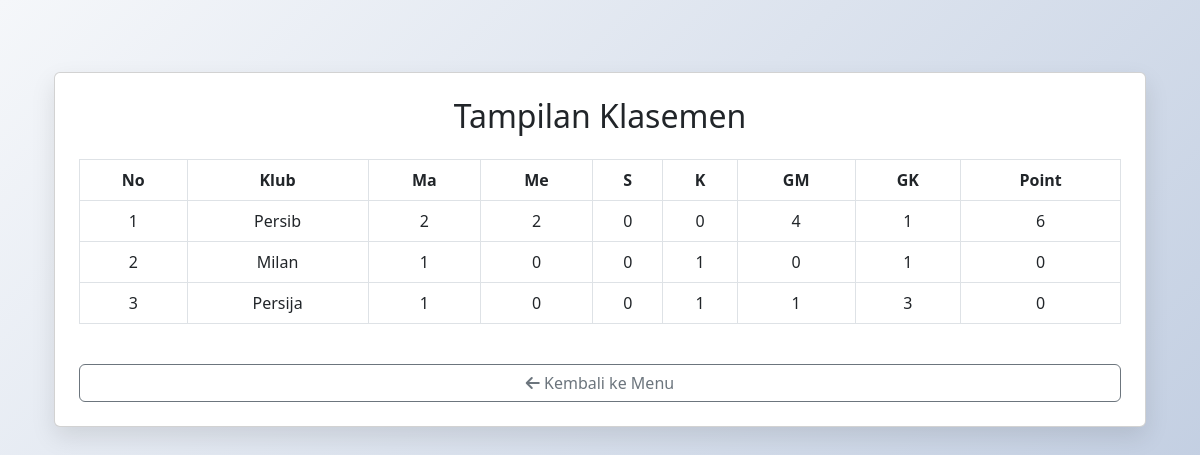
/klasemen.php, run on an earlier commit of the app's database.
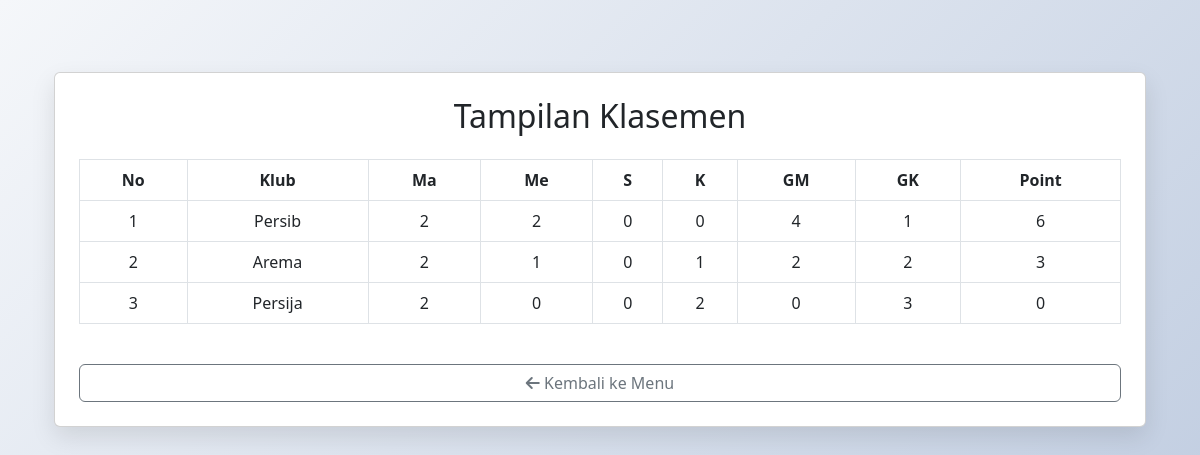
And on a later commit of the database.
### tables this page shows
CREATE TABLE `pertandingan` (
  `id` int(11) NOT NULL,
  `klub1_id` int(11) DEFAULT NULL,
  `klub2_id` int(11) DEFAULT NULL,
  `skor_klub1` int(11) DEFAULT NULL,
  `skor_klub2` int(11) DEFAULT NULL
);

### klasemen.php (the view, shortened to what this page needs)
<?php
include 'koneksi.php';
$klasemen = [];
$klub_query = $conn->query("SELECT * FROM klub");
while ($klub = $klub_query->fetch_assoc()) {
    $klasemen[$klub['id']] = [
        'nama' => $klub['nama'],
        'main' => 0,
        'menang' => 0,
        'seri' => 0,
        'kalah' => 0,
        'gm' => 0,
        'gk' => 0,
        'poin' => 0
    ];
}
$match_query = $conn->query("SELECT * FROM pertandingan");
while ($m = $match_query->fetch_assoc()) {
    $id1 = $m['klub1_id'];
    $id2 = $m['klub2_id'];
    $s1 = $m['skor_klub1'];
    $s2 = $m['skor_klub2'];
    $klasemen[$id1]['main']++;
    $klasemen[$id2]['main']++;
    $klasemen[$id1]['gm'] += $s1;
    $klasemen[$id1]['gk'] += $s2;
    $klasemen[$id2]['gm'] += $s2;
    $klasemen[$id2]['gk'] += $s1;
    if ($s1 > $s2) {
        $klasemen[$id1]['menang']++;
        $klasemen[$id1]['poin'] += 3;
        $klasemen[$id2]['kalah']++;
    } elseif ($s1 < $s2) {
        $klasemen[$id2]['menang']++;
        $klasemen[$id2]['poin'] += 3;
        $klasemen[$id1]['kalah']++;
    } else {
        $klasemen[$id1]['seri']++;
        $klasemen[$id2]['seri']++;
        $klasemen[$id1]['poin']++;
        $klasemen[$id2]['poin']++;
    }
}
usort($klasemen, function($a, $b) {
    if ($b['poin'] === $a['poin']) {
        $selisihA = $a['gm'] - $a['gk'];
        $selisihB = $b['gm'] - $b['gk'];
        return $selisihB <=> $selisihA;
    }
    return $b['poin'] <=> $a['poin'];
});
?>
<?php include 'header.php'; ?>
    <link rel="stylesheet" href="https://cdn.jsdelivr.net/npm/bootstrap@5.3.0/dist/css/bootstrap.min.css">
</head>
<body class="container mt-4">
    <h2 class="text-center mb-4">Tampilan Klasemen</h2>
    <table class="table table-bordered text-center">
        <thead>
            <tr>
                <th>No</th><th>Klub</th><th>Ma</th><th>Me</th><th>S</th><th>K</th><th>GM</th><th>GK</th><th>Point</th>
            </tr>
        </thead>
        <tbody>
            <?php $no = 1; foreach ($klasemen as $data): ?>
            <tr>
                <td><?= $no++ ?></td>
                <td><?= htmlspecialchars($data['nama']) ?></td>
                <td><?= $data['main'] ?></td>
                <td><?= $data['menang'] ?></td>
                <td><?= $data['seri'] ?></td>
                <td><?= $data['kalah'] ?></td>
                <td><?= $data['gm'] ?></td>
                <td><?= $data['gk'] ?></td>
                <td><?= $data['poin'] ?></td>
            </tr>
            <?php endforeach; ?>
        </tbody>
    </table>
<?php include 'footer.php'; ?>

### header.php (shortened to what this page needs)
<!DOCTYPE html>
<html lang="id">
<head>
  <link rel="stylesheet" href="https://cdn.jsdelivr.net/npm/bootstrap@5.3.0/dist/css/bootstrap.min.css">
  <link rel="stylesheet" href="https://cdnjs.cloudflare.com/ajax/libs/font-awesome/6.4.0/css/all.min.css">
  <link rel="stylesheet" href="assets/style.css">
</head>
<body>
  <div class="container py-5">
    <div class="card p-4">

### footer.php (shortened to what this page needs)
      <a href="index.php" class="btn btn-outline-secondary mt-4">
        <i class="fa fa-arrow-left"></i> Kembali ke Menu
      </a>
    </div>
  </div>
</body>
</html>

### assets/style.css (style rules this page uses)
body { background: linear-gradient(135deg, #f5f7fa, #c3cfe2); font-family: 'Segoe UI', Tahoma, Geneva, Verdana, sans-serif; }
.card { border: none; border-radius: 16px; box-shadow: 0 10px 25px rgba(0, 0, 0, 0.1); }

What changed in the data, as far as the page shows it:
removed pertandingan: nama "Persib", id "2", skor_klub2 "0", gm "4", gk "1", poin "6", nama "Milan", main "1", kalah "1", nama "Persija", gm "1", klub2 "3"
added pertandingan: nama "Persib", skor_klub1 "2", skor_klub2 "0", gm "4", gk "1", klub2 "6", nama "Persija", gk "3"
added pertandingan: nama "Arema", skor_klub1 "2", skor_klub2 "1", seri "0", id "3"
